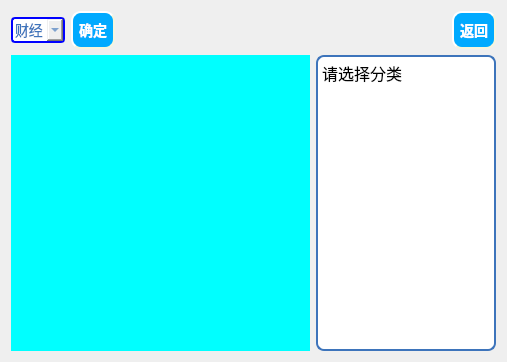
<?xml version="1.0" encoding="UTF-8"?>
<ui version="4.0">
 <class>Dialog</class>
 <widget class="QDialog" name="Dialog">
  <property name="geometry">
   <rect>
    <x>0</x>
    <y>0</y>
    <width>507</width>
    <height>362</height>
   </rect>
  </property>
  <property name="windowTitle">
   <string>Dialog</string>
  </property>
  <layout class="QGridLayout" name="gridLayout_2">
   <item row="0" column="0">
    <layout class="QGridLayout" name="gridLayout" columnstretch="10,6">
     <item row="0" column="0">
      <layout class="QHBoxLayout" name="horizontalLayout">
       <item>
        <widget class="QComboBox" name="comboBox">
         <property name="styleSheet">
          <string notr="true">QComboBox{
	align: center;
	font: 25 12pt &quot;微软雅黑 Light&quot;;
	color:#3D74BB;
	border: 2px solid blue;
    border-radius: 4px;
    padding: 2px;
	font: 14px;
}</string>
         </property>
         <item>
          <property name="text">
           <string>财经</string>
          </property>
         </item>
         <item>
          <property name="text">
           <string>教育</string>
          </property>
         </item>
        </widget>
       </item>
       <item>
        <widget class="QPushButton" name="pushButton">
         <property name="minimumSize">
          <size>
           <width>30</width>
           <height>30</height>
          </size>
         </property>
         <property name="styleSheet">
          <string notr="true">QPushButton {
	color:white;
    background-color:rgb(0, 170, 255);
    border-style: outset;
    border-width: 2px;
    border-radius: 10px;
    border-color: beige;
    font: bold 14px;
	min-height:1em;
    min-width: 1em;
    padding: 6px;
}
QPushButton::pressed {
    background-color: white;
	color:rgb(0, 170, 255);
    border-style: inset;
}</string>
         </property>
         <property name="text">
          <string>确定</string>
         </property>
        </widget>
       </item>
       <item>
        <spacer name="horizontalSpacer">
         <property name="orientation">
          <enum>Qt::Horizontal</enum>
         </property>
         <property name="sizeHint" stdset="0">
          <size>
           <width>40</width>
           <height>20</height>
          </size>
         </property>
        </spacer>
       </item>
      </layout>
     </item>
     <item row="0" column="1">
      <layout class="QHBoxLayout" name="horizontalLayout_2">
       <item>
        <spacer name="horizontalSpacer_2">
         <property name="orientation">
          <enum>Qt::Horizontal</enum>
         </property>
         <property name="sizeHint" stdset="0">
          <size>
           <width>40</width>
           <height>20</height>
          </size>
         </property>
        </spacer>
       </item>
       <item>
        <widget class="QPushButton" name="pushButton_2">
         <property name="styleSheet">
          <string notr="true">QPushButton {
	color:white;
    background-color:rgb(0, 170, 255);
    border-style: outset;
    border-width: 2px;
    border-radius: 10px;
    border-color: beige;
    font: bold 14px;
	min-height:1em;
    min-width: 1em;
    padding: 6px;
}
QPushButton::pressed {
    background-color: white;
	color:rgb(0, 170, 255);
    border-style: inset;
}</string>
         </property>
         <property name="text">
          <string>返回</string>
         </property>
        </widget>
       </item>
      </layout>
     </item>
     <item row="1" column="0">
      <widget class="QLabel" name="label">
       <property name="styleSheet">
        <string notr="true">background-color: rgb(0, 255, 255)</string>
       </property>
       <property name="text">
        <string/>
       </property>
      </widget>
     </item>
     <item row="1" column="1">
      <widget class="QTextBrowser" name="textBrowser">
       <property name="styleSheet">
        <string notr="true">QTextEdit {
	background-color: white;
	border-width: 2px;
	border-color: #3D74BB;
	border-style: solid;
	border-top-right-radius: 8px;
	border-top-left-radius: 8px;
	border-bottom-left-radius: 8px;
	border-bottom-right-radius: 8px;

	font: 12pt &quot;微软雅黑&quot;;
}</string>
       </property>
       <property name="html">
        <string>&lt;!DOCTYPE HTML PUBLIC &quot;-//W3C//DTD HTML 4.0//EN&quot; &quot;http://www.w3.org/TR/REC-html40/strict.dtd&quot;&gt;
&lt;html&gt;&lt;head&gt;&lt;meta name=&quot;qrichtext&quot; content=&quot;1&quot; /&gt;&lt;style type=&quot;text/css&quot;&gt;
p, li { white-space: pre-wrap; }
&lt;/style&gt;&lt;/head&gt;&lt;body style=&quot; font-family:'微软雅黑'; font-size:12pt; font-weight:400; font-style:normal;&quot;&gt;
&lt;p style=&quot; margin-top:0px; margin-bottom:0px; margin-left:0px; margin-right:0px; -qt-block-indent:0; text-indent:0px;&quot;&gt;请选择分类&lt;/p&gt;
&lt;p style=&quot;-qt-paragraph-type:empty; margin-top:0px; margin-bottom:0px; margin-left:0px; margin-right:0px; -qt-block-indent:0; text-indent:0px;&quot;&gt;&lt;br /&gt;&lt;/p&gt;&lt;/body&gt;&lt;/html&gt;</string>
       </property>
      </widget>
     </item>
    </layout>
   </item>
  </layout>
 </widget>
 <resources/>
 <connections/>
</ui>
